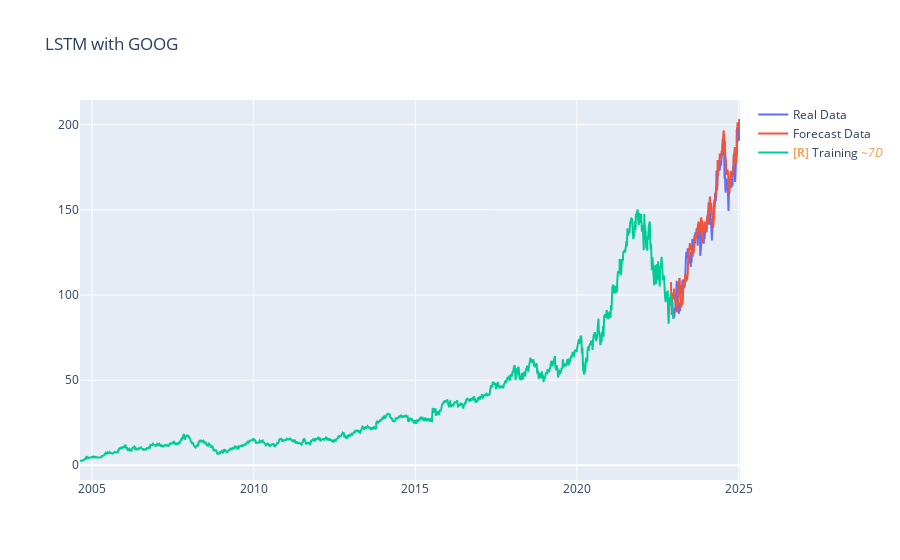

Notebook cell for this chart:
### Code cell
fig = go.Figure()
fig.update_layout(title="LSTM with GOOG")
fig.add_trace(go.Scatter(x=df_test['ds'], y=df_test['y'], mode='lines', name='Real Data'))
fig.add_trace(go.Scatter(x=df_test['ds'], y=out_test.reshape(-1), mode='lines', name='Forecast Data'))
fig.add_trace(go.Scatter(x=df_train['ds'], y=df_train['y'], mode='lines', name='Training'))
fig.show()

### Figure 1 — Plotly figure (JSON) as saved in the notebook; plotly's stock layout.template omitted (floating-point values rounded to 4 significant figures; data arrays with more than 128 entries replaced by an {"elided": "..."} marker saying what was removed)
{"data": [{"mode": "lines", "name": "Real Data", "type": "scatter", "uid": "cdc0e516-04ca-4fac-954f-21565f20375b", "x": {"elided": "559 str values"}, "y": {"elided": "559 float values"}}, {"mode": "lines", "name": "Forecast Data", "type": "scatter", "uid": "aded776f-581d-4019-bab7-7aa7ea6946ec", "x": {"elided": "559 str values"}, "y": {"elided": "559 float values"}}, {"mode": "lines", "name": "<b style=\"color:sandybrown\">[R]</b> Training <i style=\"color:#fc9944\">~7D</i>", "type": "scatter", "uid": "0a9c5187-edaa-4a73-8b16-24a11096976f", "x": {"elided": "1000 str values"}, "y": {"elided": "1000 float values"}}], "layout": {"title": {"text": "LSTM with GOOG"}}}
